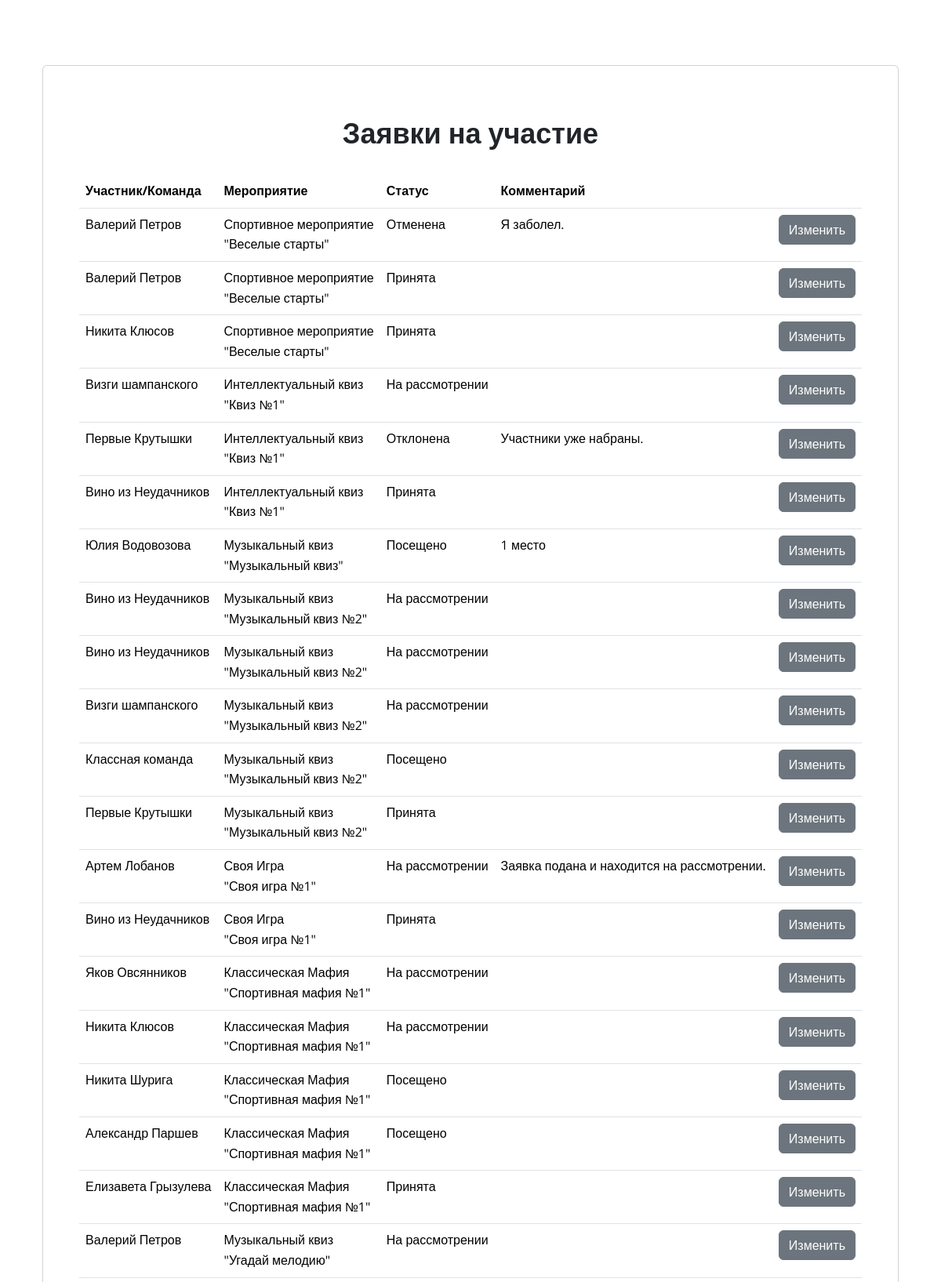
/invitation_status/ (upper part), run on the app's committed database.
### Diplom/models.py (models this page shows, shortened)
class InvitationStatus(models.Model):
    Invitation = models.ForeignKey('Invitation', on_delete=models.CASCADE)
    Status = models.ForeignKey('Status', on_delete=models.CASCADE)
    Profile = models.ForeignKey('Profile', on_delete=models.CASCADE)
    Status_Date = models.DateField(blank=True, null=True, auto_now_add=True)
    Description = models.CharField(max_length=255, blank=True, null=True)

class Invitation(models.Model):
    date_submitted = models.DateField(blank=True, null=True)
    Event_Plan_Position = models.ForeignKey('Event_Plan_Position', on_delete=models.CASCADE)
    Team = models.ForeignKey('Team', on_delete=models.CASCADE, null=True, blank=True)
    Team_Members = models.ForeignKey('Team_Members', on_delete=models.CASCADE, null=True, blank=True)
    Profile = models.ForeignKey('Profile', on_delete=models.CASCADE, null=True, blank=True)

class Profile(models.Model):
    user = models.OneToOneField(User, on_delete=models.CASCADE)
    image = models.ImageField(upload_to='images', null=True, blank=True)
    patronymic = models.CharField(max_length=255, verbose_name='Отчество (если есть)', blank=True, null=True)
    klass = models.CharField(max_length=4, verbose_name='Класс обучающегося', choices=klass_Choices, blank=True)

class Event_Plan_Position(models.Model):
    Event_Plan = models.ForeignKey('Event_Plan', on_delete=models.PROTECT)
    Event = models.ForeignKey('Event', on_delete=models.PROTECT)
    Date = models.DateField(null=True, blank=True)
    Date_Plan = models.DateField(null=True, blank=True)
    Date_Fact = models.DateField(null=True, blank=True)
    Description = models.TextField(null=True, blank=True)
    Eventers_Plan = models.IntegerField(null=True, blank=True)
    Eventers_Fact = models.IntegerField(null=True, blank=True)

class Event(models.Model):
    name = models.CharField(max_length=255)
    max_eventers = models.IntegerField(default=100)
    image = models.ImageField(upload_to='images', null=True, blank=True)
    description = models.TextField(null=True, blank=True)
    team = models.BooleanField('Командное мероприятие', null=True, blank=True)
    EventType = models.ForeignKey('EventType', on_delete=models.CASCADE)
    EducationLevel = models.ForeignKey('EducationLevel', on_delete=models.CASCADE)

class EventType(models.Model):
    name = models.CharField(max_length=100,
                            verbose_name='Наименование типа мероприятия',
                            choices=EventType_Choices)

class Status(models.Model):
    name = models.CharField(max_length=255, verbose_name='Статус заявки', choices=Status_Choices, blank=True, default='На рассмотрении')

class Team(models.Model):
    name = models.CharField(max_length=255)
    date_created = models.DateTimeField(blank=True, null=True)
    date_disbanded = models.DateTimeField(blank=True, null=True)
    capitan = models.ForeignKey(Profile, on_delete=models.SET_NULL, verbose_name="Капитан", blank=True, null=True)
    def __str__(self):
        return str(self.name)

### Diplom/views.py (the view)
# urls.py: path('invitation_status/', InvitationStatusView.as_view(), name='invitation_status'),
class InvitationStatusView(ListView):
    model = InvitationStatus
    template_name = 'invitation_status.html'
    def get_queryset(self):
        return InvitationStatus.objects.all().order_by('Invitation__Event_Plan_Position__Event__name', 'Status__name')

### templates/invitation_status.html
{% extends 'base.html' %}
{% block content %}
    <div class="container px-4">
        <div class="d-flex justify-content-center">
            <div class="card" style="width: 100%; height: 100%; padding: 30px">
                <div class="card-body">
                    <h3 align="center" style="padding-bottom: 10px"><strong>Заявки на участие</strong></h3>
                    <table class="table">
                        <thead>
                        <tr>
                            <th>Участник/Команда</th>
                            <th>Мероприятие</th>
                            <th>Статус</th>
                            <th>Комментарий</th>
                            <th></th>
                        </tr>
                        </thead>
                        <tbody>
                        {% for event in  object_list %}
                            <tr>
                                {% if event.Invitation.Team %}
                                    <td>{{ event.Invitation.Team }}</td>
                                {% else %}
                                    <td>{{ event.Invitation.Profile.user.first_name }} {{ event.Invitation.Profile.user.last_name }} </td>
                                {% endif %}
                                <td>{{ event.Invitation.Event_Plan_Position.Event.EventType.name }}<br>
                                    "{{ event.Invitation.Event_Plan_Position.Event.name }}"
                                </td>
                                <td>{{ event.Status.name }}</td>
                                {% if event.Description %}
                                    <td>{{ event.Description }}</td>
                                {% else %}
                                    <td> </td>
                                {% endif %}
                                <td><a href="{% url 'invitation_status_update' event.pk %}" type="button" class="btn btn-secondary">Изменить</a></td>
                            </tr>
                        {% endfor %}
                        </tbody>
                    </table>
                </div>
            </div>
        </div>
    </div>
{% endblock %}

### data on the page
InvitationStatus: Invitation.Profile.user.first_name "Валерий", Invitation.Profile.user.last_name "Петров", Invitation.Event_Plan_Position.Event.EventType.name "Спортивное мероприятие", Invitation.Event_Plan_Position.Event.name "Веселые старты", Status.name "Отменена", Description "Я заболел."
InvitationStatus: Invitation.Profile.user.first_name "Валерий", Invitation.Profile.user.last_name "Петров", Invitation.Event_Plan_Position.Event.EventType.name "Спортивное мероприятие", Invitation.Event_Plan_Position.Event.name "Веселые старты", Status.name "Принята"
InvitationStatus: Invitation.Profile.user.first_name "Никита", Invitation.Profile.user.last_name "Клюсов", Invitation.Event_Plan_Position.Event.EventType.name "Спортивное мероприятие", Invitation.Event_Plan_Position.Event.name "Веселые старты", Status.name "Принята"
InvitationStatus: Invitation.Team "Визги шампанского", Invitation.Event_Plan_Position.Event.EventType.name "Интеллектуальный квиз", Invitation.Event_Plan_Position.Event.name "Квиз №1", Status.name "На рассмотрении"
InvitationStatus: Invitation.Team "Первые Крутышки", Invitation.Event_Plan_Position.Event.EventType.name "Интеллектуальный квиз", Invitation.Event_Plan_Position.Event.name "Квиз №1", Status.name "Отклонена", Description "Участники уже набраны."
InvitationStatus: Invitation.Team "Вино из Неудачников", Invitation.Event_Plan_Position.Event.EventType.name "Интеллектуальный квиз", Invitation.Event_Plan_Position.Event.name "Квиз №1", Status.name "Принята"
InvitationStatus: Invitation.Profile.user.first_name "Юлия", Invitation.Profile.user.last_name "Водовозова", Invitation.Event_Plan_Position.Event.EventType.name "Музыкальный квиз", Invitation.Event_Plan_Position.Event.name "Музыкальный квиз", Status.name "Посещено", Description "1 место"
InvitationStatus: Invitation.Team "Вино из Неудачников", Invitation.Event_Plan_Position.Event.EventType.name "Музыкальный квиз", Invitation.Event_Plan_Position.Event.name "Музыкальный квиз №2", Status.name "На рассмотрении"
InvitationStatus: Invitation.Team "Вино из Неудачников", Invitation.Event_Plan_Position.Event.EventType.name "Музыкальный квиз", Invitation.Event_Plan_Position.Event.name "Музыкальный квиз №2", Status.name "На рассмотрении"
InvitationStatus: Invitation.Team "Визги шампанского", Invitation.Event_Plan_Position.Event.EventType.name "Музыкальный квиз", Invitation.Event_Plan_Position.Event.name "Музыкальный квиз №2", Status.name "На рассмотрении"
InvitationStatus: Invitation.Team "Классная команда", Invitation.Event_Plan_Position.Event.EventType.name "Музыкальный квиз", Invitation.Event_Plan_Position.Event.name "Музыкальный квиз №2", Status.name "Посещено"
InvitationStatus: Invitation.Team "Первые Крутышки", Invitation.Event_Plan_Position.Event.EventType.name "Музыкальный квиз", Invitation.Event_Plan_Position.Event.name "Музыкальный квиз №2", Status.name "Принята"
InvitationStatus: Invitation.Profile.user.first_name "Артем", Invitation.Profile.user.last_name "Лобанов", Invitation.Event_Plan_Position.Event.EventType.name "Своя Игра", Invitation.Event_Plan_Position.Event.name "Своя игра №1", Status.name "На рассмотрении", Description "Заявка подана и находится на рассмотрении."
InvitationStatus: Invitation.Team "Вино из Неудачников", Invitation.Event_Plan_Position.Event.EventType.name "Своя Игра", Invitation.Event_Plan_Position.Event.name "Своя игра №1", Status.name "Принята"
InvitationStatus: Invitation.Profile.user.first_name "Яков", Invitation.Profile.user.last_name "Овсянников", Invitation.Event_Plan_Position.Event.EventType.name "Классическая Мафия", Invitation.Event_Plan_Position.Event.name "Спортивная мафия №1", Status.name "На рассмотрении"
InvitationStatus: Invitation.Profile.user.first_name "Никита", Invitation.Profile.user.last_name "Клюсов", Invitation.Event_Plan_Position.Event.EventType.name "Классическая Мафия", Invitation.Event_Plan_Position.Event.name "Спортивная мафия №1", Status.name "На рассмотрении"
InvitationStatus: Invitation.Profile.user.first_name "Никита", Invitation.Profile.user.last_name "Шурига", Invitation.Event_Plan_Position.Event.EventType.name "Классическая Мафия", Invitation.Event_Plan_Position.Event.name "Спортивная мафия №1", Status.name "Посещено"
InvitationStatus: Invitation.Profile.user.first_name "Александр", Invitation.Profile.user.last_name "Паршев", Invitation.Event_Plan_Position.Event.EventType.name "Классическая Мафия", Invitation.Event_Plan_Position.Event.name "Спортивная мафия №1", Status.name "Посещено"
InvitationStatus: Invitation.Profile.user.first_name "Елизавета", Invitation.Profile.user.last_name "Грызулева", Invitation.Event_Plan_Position.Event.EventType.name "Классическая Мафия", Invitation.Event_Plan_Position.Event.name "Спортивная мафия №1", Status.name "Принята"
InvitationStatus: Invitation.Profile.user.first_name "Валерий", Invitation.Profile.user.last_name "Петров", Invitation.Event_Plan_Position.Event.EventType.name "Музыкальный квиз", Invitation.Event_Plan_Position.Event.name "Угадай мелодию", Status.name "На рассмотрении"
